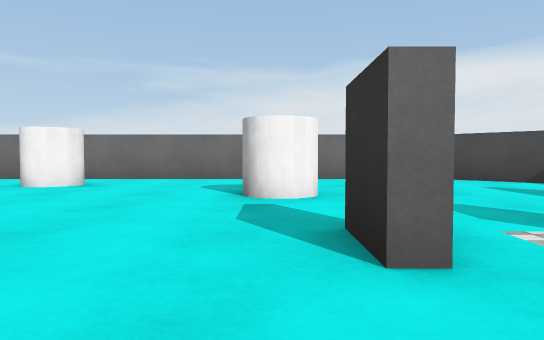
view 1 (above)

16 first-person views from a walk through a scene from a Unity 3-D project. The camera is 0.51 m above the floor, tilts 2° down and sees 70° across. The floor is counted in squares, 1 m on a side. Each view is taken from the middle of a square. On the plan, view 1 faces up. The plan holds only what a view shows up to about 9 squares ahead; the rest is blank. Surface patterns are stand-ins for the level's own textures.

view 2
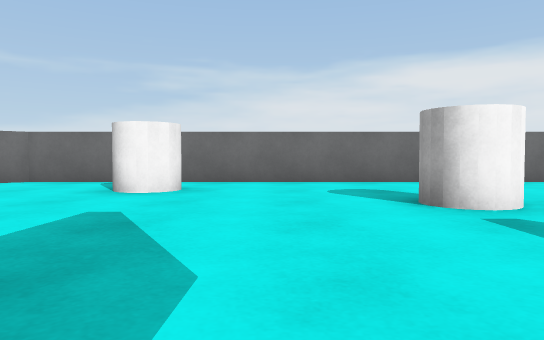

view 3
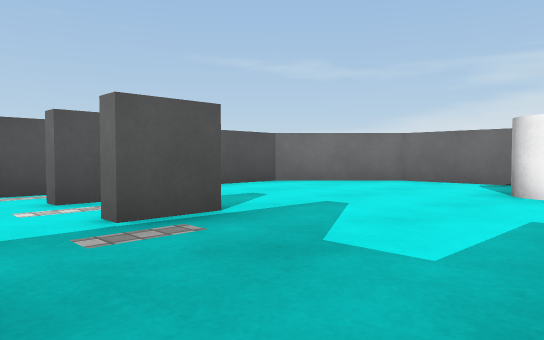

view 4
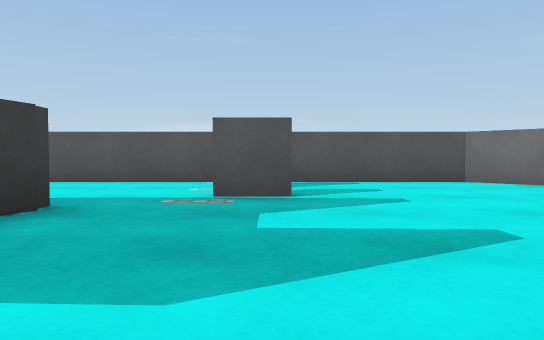

view 5
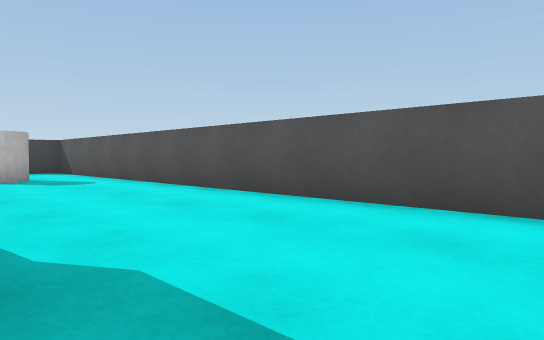

view 6
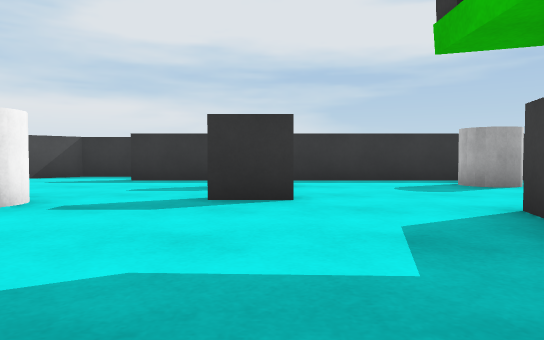

view 7
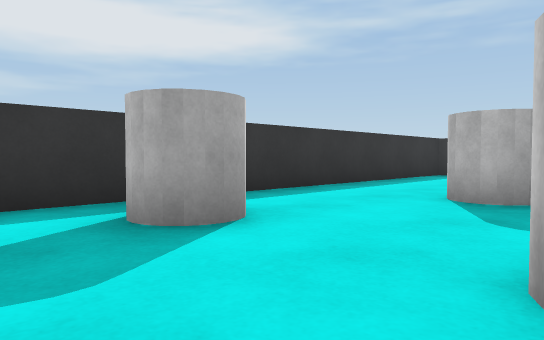

view 8
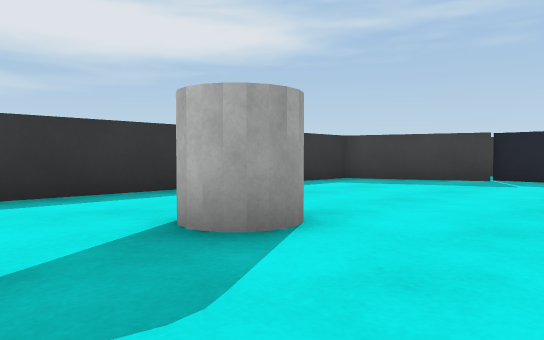

view 9
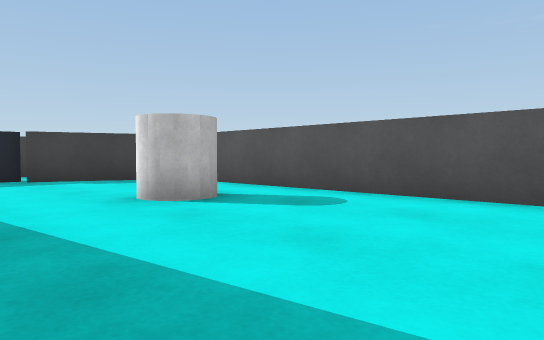

view 10
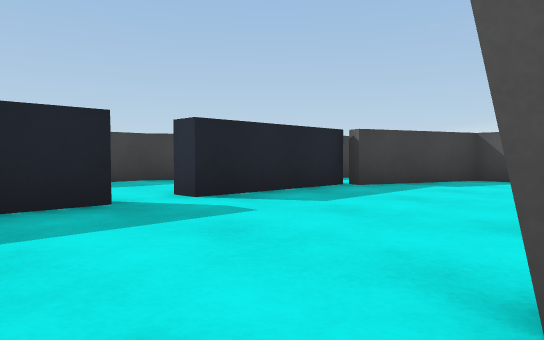

view 11
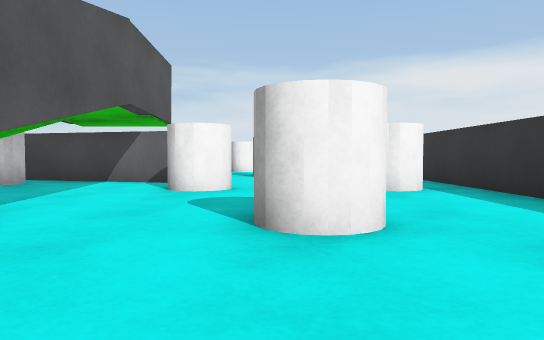

view 12
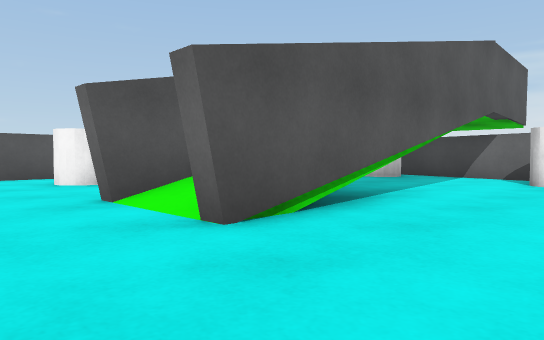

view 13
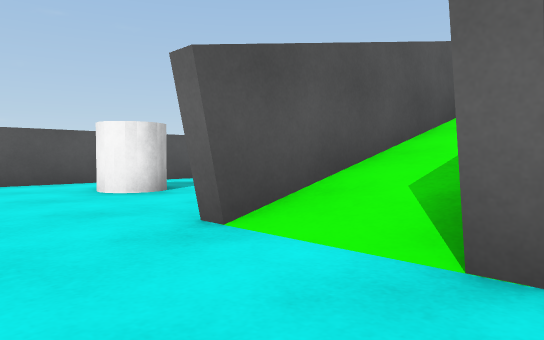

view 14
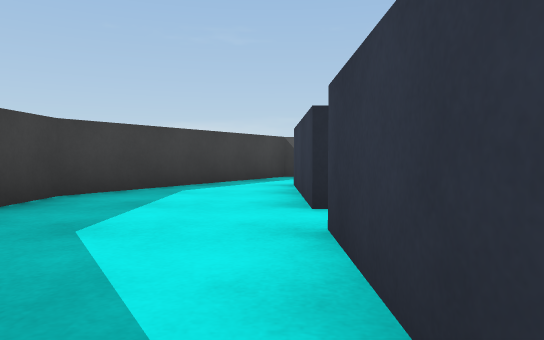

view 15
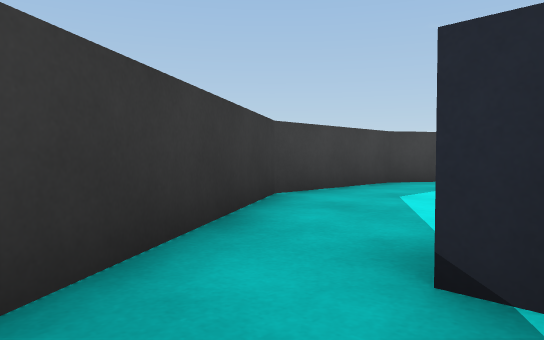

view 16
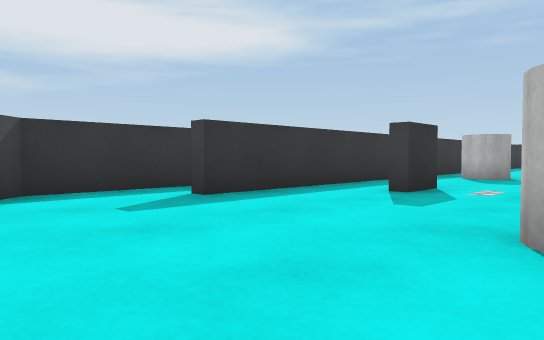

### Floor plan
Points are (right, up) in squares from view 1. A wall is a line through its corners. A room is listed if a view was taken in it or the views show most of it. See-through windows are left out.
Room 1 (views 1, 2, 3, 4, 5, 6, 7, 8, 9, 10, 11, 12, 13, 16)
walls: (-0.9, -0.5) (-4.4, 0.4); (-0.8, -0.2) (-0.3, -0.4); (-1.3, -3.9) (-1.3, -8.5); (-4.7, 0.8) (-4.2, 0.7); (-3.3, -4) (-3.3, -8.5); (0.5, 1.6) (0.5, 2.8); (-5.9, 3.4) (-5.9, 2.2); (-7.4, 2.8) (-7.4, 2.2); (5.7, 4.1) (5.7, 6.8) (3.9, 8.6); (-1.8, -12.1) (1.5, -12.1); (3.5, 8.8) (-6.9, 8.8) (-8.8, 6.9) (-8.8, -10.7) (-6, -11.8); (1.4, -11.8) (4, -10.8); (4.3, -10.5) (4.3, 5); (-6.1, -12.1) (-2.8, -12.1) (-2.8, -12.6)
ways out: opening at (-2, -12) to room 2
objects: white cylinder (-7, -8) to (-6, -7); white cylinder (-4, -1); white cylinder (-4, 7); white cylinder (0, -2); white cylinder (0, 5); white cylinder (1, -5) to (2, -5); white cylinder (3, -2)
Room 2 (views 14, 15)
walls: (-2.8, -12.6) (-5.9, -12.6); (0.5, -12.6) (-1.8, -12.6); (-8.1, -13.1) (-4, -15.7) (-0.8, -15.7) (2.8, -13.4)
ways out: opening at (-2, -12) to room 1

Positions as (right, up) in squares from view 1, and headings:
1: (0, 0), facing up
2: (-2, 1), facing up
3: (-3, 1), facing up-left
4: (-1, 3), facing left
5: (-5, 2), facing down-left
6: (-4, 2), facing right
7: (0, 0), facing down-right
8: (-1, -3), facing down-right
9: (-4, -3), facing down-left
10: (0, -8), facing down-left
11: (1, -8), facing up
12: (1, -10), facing up-left
13: (-1, -10), facing up-left
14: (1, -13), facing left
15: (3, -12), facing down-left
16: (0, 8), facing down-right
